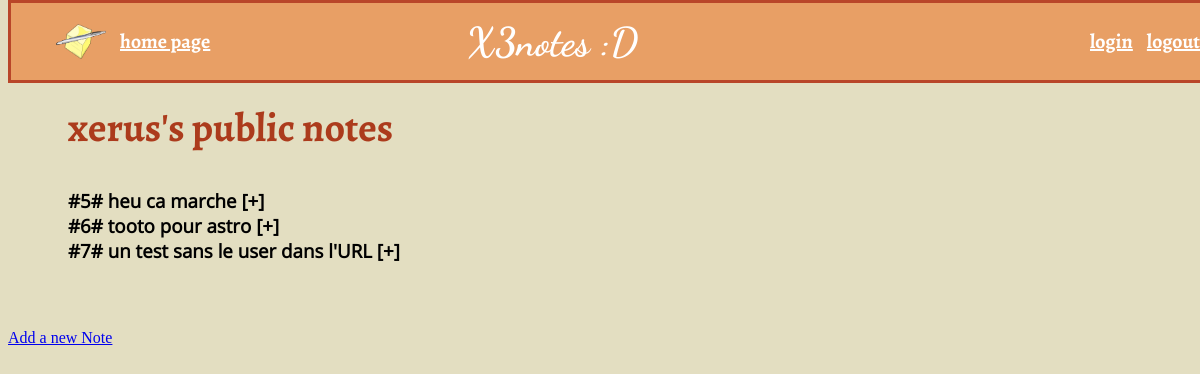
/x3notes/xerus/, run on an earlier commit of the app's database.
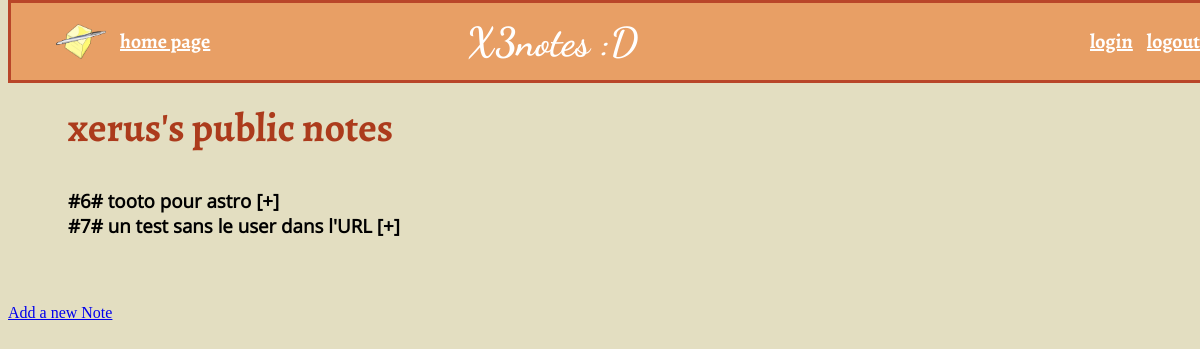
And on a later commit of the database.
### x3notes/models.py (models this page shows, shortened)
class Note(models.Model):
    title = models.CharField(max_length=255)
    text = models.CharField(max_length=255)
    owner = models.ForeignKey(User)
    ispublic = models.BooleanField(True)

### x3notes/views.py (the view)
# urls.py: url(r'^(?P<username>[a-zA-Z0-9]+)/$', views.view_user, name='view_user'),
def view_user(request,username):
    user2poll = get_object_or_404(User, username=username)
    public_notes = Note.objects.filter(ispublic=True).filter(owner=user2poll)
    private_notes = Note.objects.filter(ispublic=False).filter(owner=user2poll)
    context = {'public_notes': public_notes}
    return render(request, 'x3notes/view_user.html', {'username': username,
                                                     'public_notes': public_notes,
                                                     'private_notes': private_notes})

### x3notes/templates/x3notes/view_user.html (shortened to what this page needs)
{% extends "x3notes/base.html" %}
{% block content %}
<div class="public">
    <h2>{{username}}'s public notes</h2>
    {% for note in public_notes %}
        <div class="note" >
            <div class="note-title"> #{{note.id}}# {{note.title}} [+] </div>
        </div>
    {% endfor %}
</div>
<br><br>
    <a href="{% url 'x3notes:add_note' %}"> Add a new Note</a>
{% endblock %}

What changed in the data, as far as the page shows it:
removed Note: id "5", title "heu ca marche"
